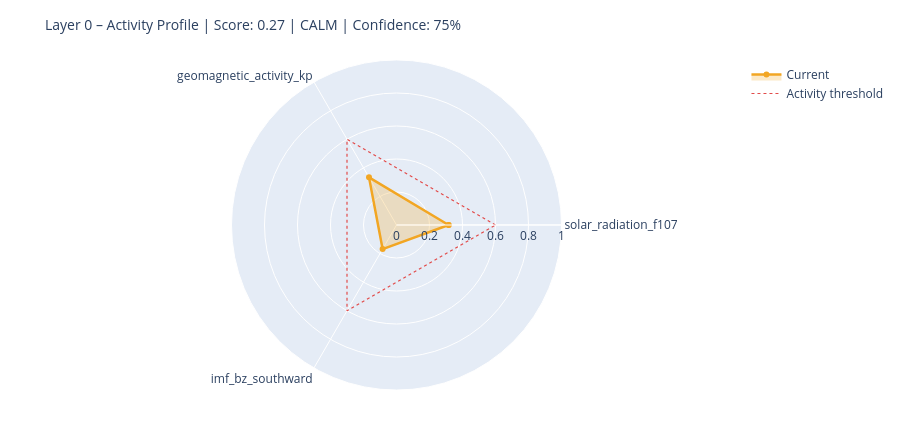

Notebook code for this chart:
### Markdown cell above
---
## 6. State Assessment & Handoff to Layer 1

### Code cell
# ============================================================
# STEP 1 – Collect raw values with source modes
# Mode: 'primary' | 'fallback_3h' | 'last_valid' | 'missing'
# ============================================================

def safe_last(df, col):
    if df is None or col not in df.columns: return None
    s = df[col].dropna()
    return float(s.iloc[-1]) if not s.empty else None

f107_now = safe_last(df_f107, 'f10.7')
bz_now   = safe_last(df_mag,  'bz_gsm')
kp_now   = safe_last(df_kp,   'kp')
sw_now   = safe_last(df_sw,   'speed')

source_modes = {
    'F10.7':    'primary'  if f107_now is not None else 'missing',
    'Kp':       'primary'  if kp_now   is not None else 'missing',
    'IMF_Bz':   'primary'  if bz_now   is not None else 'missing',
    'SW_speed': 'primary'  if sw_now   is not None else 'missing',
}

# Kp Fallback – 3h endpoint
if kp_now is None:
    try:
        r = requests.get(
            'https://services.swpc.noaa.gov/json/noaa-planetary-k-index.json',
            timeout=10)
        r.raise_for_status()
        fb = pd.DataFrame(r.json())
        tc = next((c for c in fb.columns if 'time' in c.lower()), fb.columns[0])
        kc = next((c for c in fb.columns if 'kp' in c.lower() and c != tc), None)
        if kc:
            fb[kc] = fb[kc].astype(str).str.extract(r'([0-9]+(?:\.[0-9]*)?)')[0]
            fb[kc] = pd.to_numeric(fb[kc], errors='coerce')
            fb = fb[fb[kc] >= 0].dropna(subset=[kc])
            if not fb.empty:
                kp_now = float(fb[kc].iloc[-1])
                source_modes['Kp'] = 'fallback_3h'
                print(f'  Kp fallback (3h): {kp_now:.1f}')
    except Exception as e:
        print(f'  Kp fallback failed: {e}')

# Solar Wind Fallback – last valid value
if sw_now is None and df_sw is not None and 'speed' in df_sw.columns:
    s = df_sw['speed'].dropna()
    if not s.empty:
        sw_now = float(s.iloc[-1])
        source_modes['SW_speed'] = 'last_valid'
        print(f'  SW fallback (last_valid): {sw_now:.0f} km/s')

print()
print('Source modes:', source_modes)

# ============================================================
# STEP 2 – Score from available components only
# ============================================================

def norm(v, lo, hi):
    if v is None: return None
    return max(0.0, min(1.0, (v - lo) / (hi - lo)))

COMPONENTS = {
    'solar_radiation_f107':    (f107_now, norm(f107_now, 60, 250)),
    'geomagnetic_activity_kp': (kp_now,   norm(kp_now,   0,   9)),
    'imf_bz_southward':        (bz_now,   norm(-(bz_now or 0) if bz_now else None, -5, 30)
                                           if bz_now is not None else None),
    'solar_wind_speed':        (sw_now,   norm(sw_now, 300, 800)),
}

available   = {k: v[1] for k, v in COMPONENTS.items() if v[1] is not None}
unavailable = [k for k, v in COMPONENTS.items() if v[1] is None]

layer0_score = round(sum(available.values()) / len(available), 4) if available else None
confidence   = round(len(available) / len(COMPONENTS), 2)

level = ('unknown'  if layer0_score is None
         else 'calm'     if layer0_score < 0.3
         else 'moderate' if layer0_score < 0.6
         else 'active')

# ============================================================
# STEP 3 – Dominant Driver
# ============================================================

def dominant_driver(kp, f107, bz, sw):
    candidates = []
    if kp   is not None and kp   >= 4:   candidates.append(('geomagnetic',    kp / 9))
    if sw   is not None and sw   >= 500:  candidates.append(('solar_wind',     sw / 800))
    if bz   is not None and bz   <= -5:   candidates.append(('imf_southward',  abs(bz) / 30))
    if f107 is not None and f107 >= 150:  candidates.append(('solar_radiation',f107 / 250))
    return max(candidates, key=lambda x: x[1])[0] if candidates else 'none'

driver = dominant_driver(kp_now, f107_now, bz_now, sw_now)

# ============================================================
# STEP 4 – Downstream expectations
# ============================================================

def downstream_expectation(driver, score, kp, bz, f107):
    exp = {
        'magnetosphere':        'calm',
        'ionosphere':           'calm',
        'schumann_resonance':   'unchanged',
        'lithosphere_currents': 'low',
    }
    if driver == 'geomagnetic' or (kp and kp >= 5):
        exp['magnetosphere']        = 'compressed / storm'
        exp['ionosphere']           = 'elevated disturbance (TEC variability)'
        exp['schumann_resonance']   = 'elevated amplitude possible'
        exp['lithosphere_currents'] = 'elevated induction currents'
    elif driver == 'imf_southward' or (bz and bz <= -5):
        exp['magnetosphere']        = 'energy coupling active'
        exp['ionosphere']           = 'elevated electron density possible'
        exp['schumann_resonance']   = 'slight modulation possible'
    elif driver == 'solar_radiation' or (f107 and f107 >= 150):
        exp['ionosphere']           = 'elevated ionization (F-layer)'
        exp['schumann_resonance']   = 'slightly elevated background activity'
    return exp

downstream = downstream_expectation(driver, layer0_score, kp_now, bz_now, f107_now)

# ============================================================
# CONSOLE OUTPUT
# ============================================================

W = 58
print('=' * W)
print('LAYER 0 – STATE ASSESSMENT')
print('=' * W)
for name, (raw_v, score_v) in COMPONENTS.items():
    if score_v is not None:
        bar = '█' * int(score_v * 20) + '░' * (20 - int(score_v * 20))
        print(f'  {name:<35}  {bar}  {score_v:.2f}')
    else:
        print(f'  {name:<35}  {"─" * 20}  n/a')
print('-' * W)
print(f'  Score ({len(available)}/{len(COMPONENTS)} components):  {layer0_score:.3f}')
print(f'  Confidence:         {confidence:.0%}')
print(f'  Level:              {level.upper()}')
print(f'  Dominant Driver:    {driver}')

# Radar chart
cats = list(available.keys())
vals = list(available.values())
if len(cats) >= 3:
    fig = go.Figure()
    fig.add_trace(go.Scatterpolar(
        r=vals + [vals[0]], theta=cats + [cats[0]],
        fill='toself', fillcolor='rgba(242,166,35,0.25)',
        line=dict(color='#F2A623', width=2.5), name='Current'
    ))
    fig.add_trace(go.Scatterpolar(
        r=[0.6] * (len(cats) + 1), theta=cats + [cats[0]],
        line=dict(color='#E24B4A', dash='dot', width=1.2),
        mode='lines', name='Activity threshold'
    ))
    fig.update_layout(
        title=dict(text=f'Layer 0 – Activity Profile | Score: {layer0_score:.2f} | {level.upper()} | Confidence: {confidence:.0%}',
                   font=dict(size=14)),
        polar=dict(radialaxis=dict(visible=True, range=[0, 1])),
        height=430, showlegend=True,
        margin=dict(l=60, r=60, t=60, b=40)
    )
    fig.show()

### Figure 1 — Plotly figure (JSON) as saved in the notebook; plotly's stock layout.template omitted (floating-point values rounded to 4 significant figures)
{"data": [{"fill": "toself", "fillcolor": "rgba(242,166,35,0.25)", "line": {"color": "#F2A623", "width": 2.5}, "name": "Current", "r": [0.3158, 0.3333, 0.1683, 0.3158], "theta": ["solar_radiation_f107", "geomagnetic_activity_kp", "imf_bz_southward", "solar_radiation_f107"], "type": "scatterpolar"}, {"line": {"color": "#E24B4A", "dash": "dot", "width": 1.2}, "mode": "lines", "name": "Activity threshold", "r": [0.6, 0.6, 0.6, 0.6], "theta": ["solar_radiation_f107", "geomagnetic_activity_kp", "imf_bz_southward", "solar_radiation_f107"], "type": "scatterpolar"}], "layout": {"height": 430, "margin": {"b": 40, "l": 60, "r": 60, "t": 60}, "polar": {"radialaxis": {"range": [0, 1], "visible": true}}, "showlegend": true, "title": {"font": {"size": 14}, "text": "Layer 0 – Activity Profile | Score: 0.27 | CALM | Confidence: 75%"}}}
